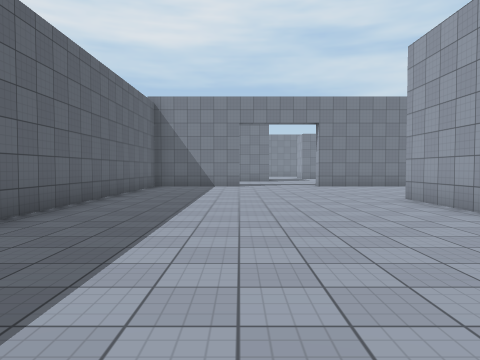
[1] (above)

24 first-person views from a walk through a 3-D level made in the Unity game engine. The camera is 1.4 m above the floor, tilts 2° down and sees 70° across. The floor is counted in squares, 2 m on a side. Each view is taken from the middle of a square. On the plan, view 1 faces up. The plan holds only what a view shows up to about 11 squares ahead; the rest is blank. The place goes on beyond the plan. The player is left out. Surface patterns are stand-ins for the level's own textures.

[2]
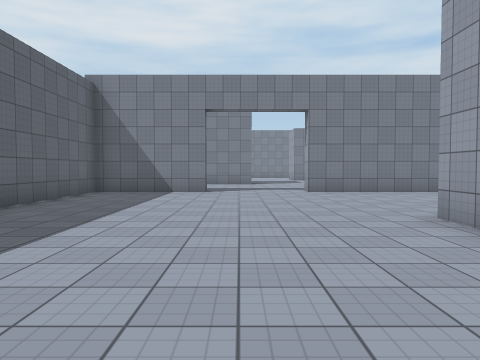

[3]
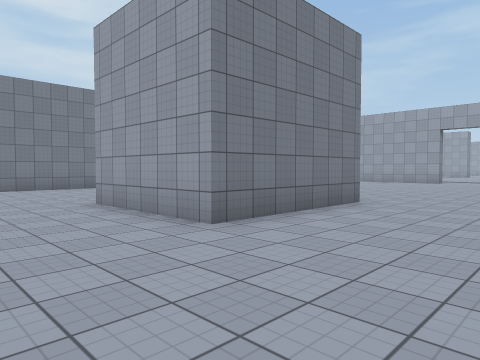

[4]
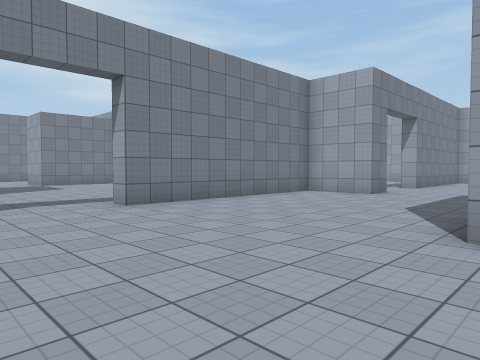

[5]
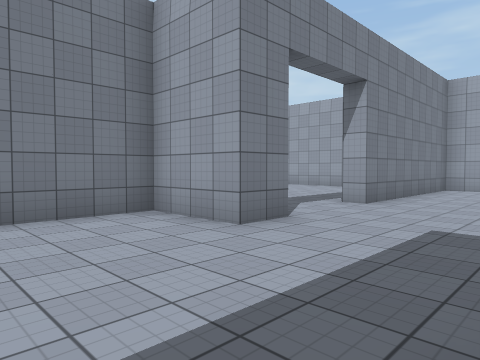

[6]
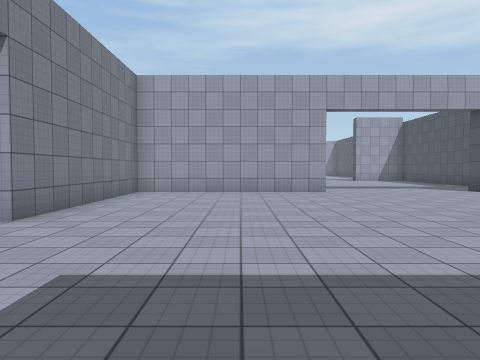

[7]
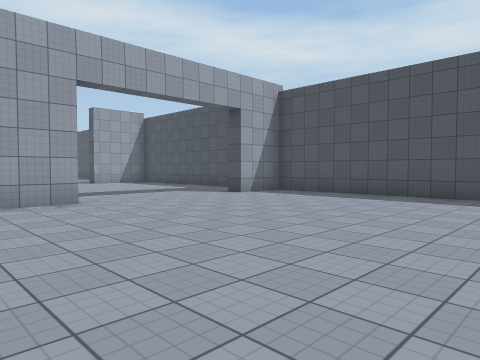

[8]
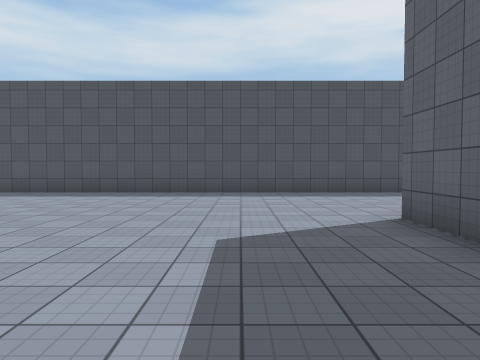

[9]
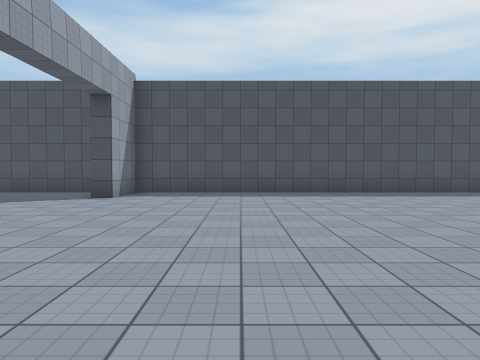

[10]
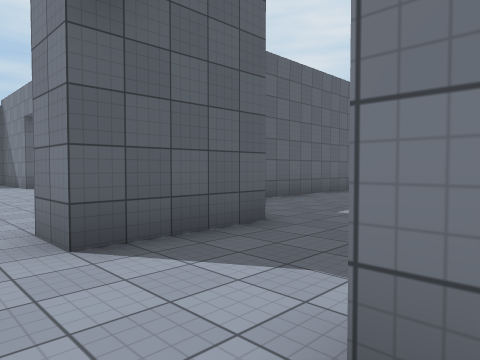

[11]
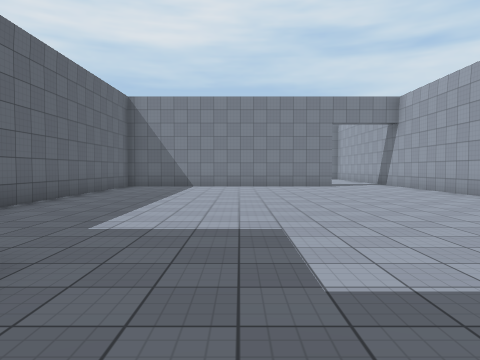

[12]
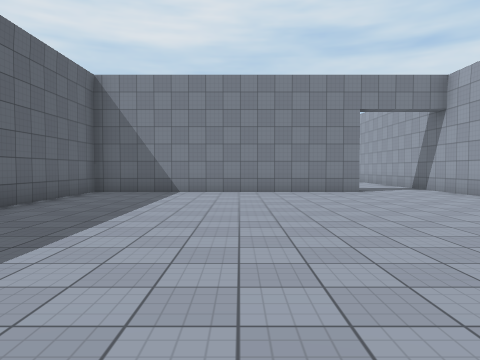

[13]
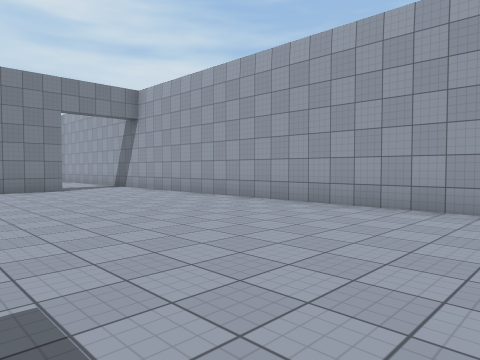

[14]
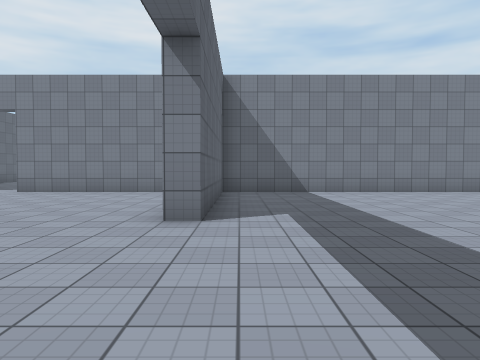

[15]
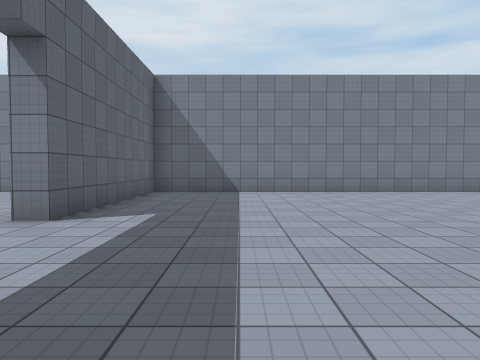

[16]
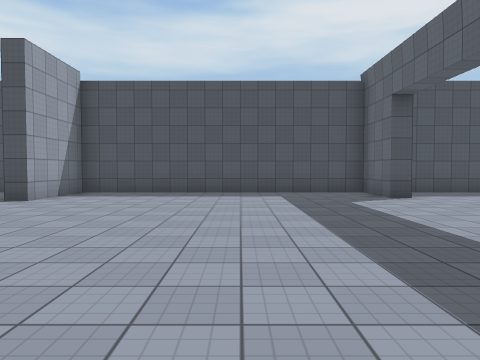

[17]
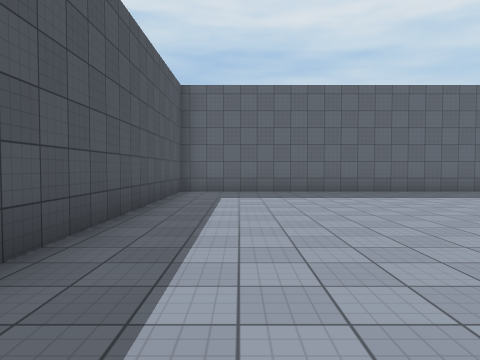

[18]
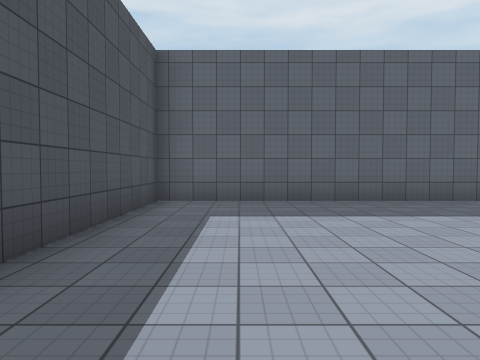

[19]
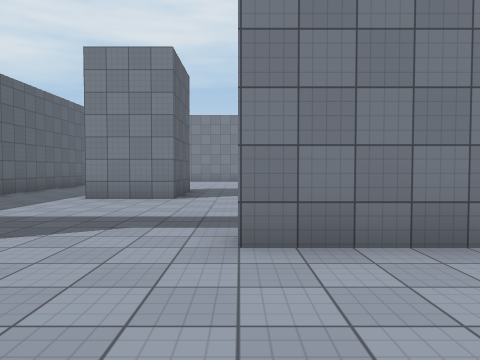

[20]
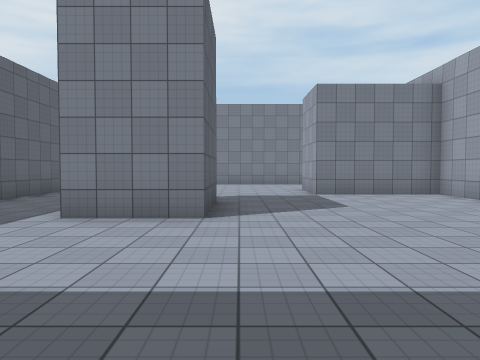

[21]
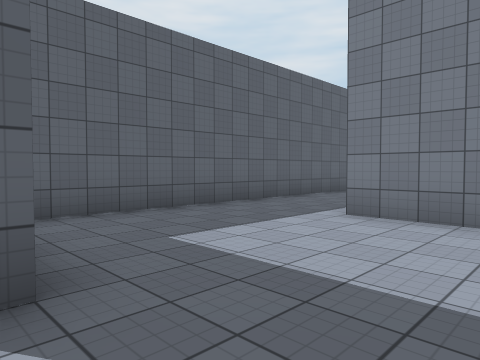

[22]
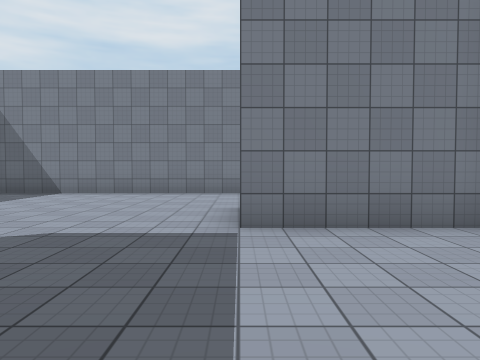

[23]
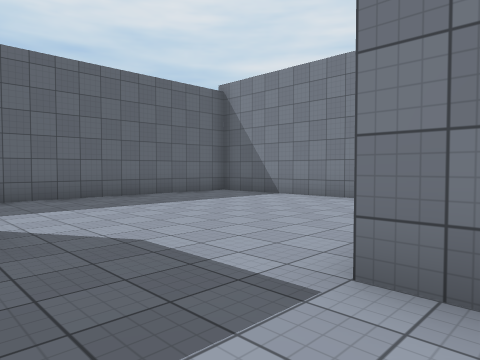

[24]
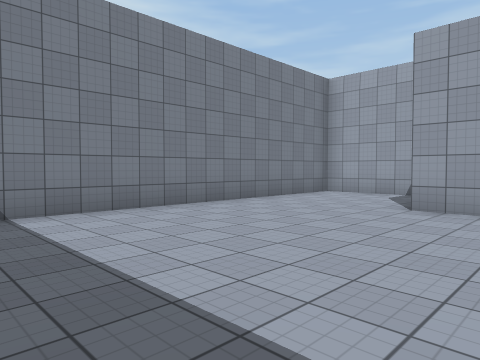

### Floor plan
Points are (right, up) in squares from view 1. A wall is a line through its corners. A room is listed if a view was taken in it or the views show most of it. See-through windows are left out.
Room 1 (views 1, 2, 3, 4, 5, 6, 7, 8, 9, 10, 14, 15, 16, 17, 18, 19, 20, 21, 22, 23, 24)
walls: (10, 11) (9, 11) (9, 13) (3, 13) (3, 13.5); (7.8, 5.9) (7.8, 4.2) (3.8, 4.2) (3.8, 7.8); (0, 13.6) (0, 13) (-3.2, 13) (-3.2, -0.7) (18, -0.7) (18, 1) (18.5, 1) (18.5, -0.7) (26.5, -0.7) (26.5, 0.1); (7.3, 20.5) (7.3, 22) (4, 22) (4, 24); (1.5, 20.2) (1.5, 17.8) (-0.5, 17.8); (7.3, 25) (7.3, 27.5) (-3.2, 27.5) (-3.2, 14.2); (26.5, 11) (18.5, 11) (18.5, 5.5) (18, 5.5) (18, 11) (12.5, 11)
ways out: opening at (11.5, 11) to room 2
Room 2 (views 11, 12, 13)
walls: (10, 13.5) (10, 11); (18, 14) (18, 23.5); (15.5, 24) (7.8, 24) (7.8, 16); (12.5, 11) (12.5, 11.5)
ways out: opening at (11.5, 11) to room 1; opening at (16.5, 24)

Positions as (right, up) in squares from view 1, and headings:
1: (0, 0), facing up
2: (1, 3), facing up
3: (1, 1), facing up-right
4: (0, 7), facing up-right
5: (6, 8), facing up-right
6: (8, 8), facing right
7: (11, 8), facing down-right
8: (10, 9), facing down
9: (15, 9), facing down
10: (13, 10), facing up-left
11: (12, 11), facing up
12: (12, 14), facing up
13: (12, 13), facing up-right
14: (19, 1), facing up
15: (21, 1), facing up
16: (22, 9), facing down
17: (7, 1), facing left
18: (4, 1), facing left
19: (3, 10), facing up
20: (2, 13), facing up
21: (2, 13), facing up-left
22: (4, 18), facing up
23: (5, 20), facing up-left
24: (-2, 22), facing up-right
